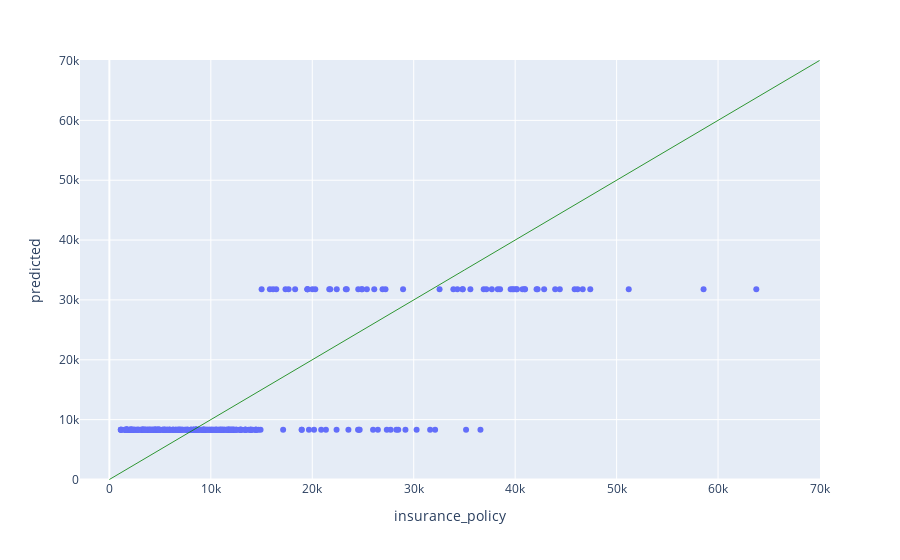

The cell this chart's notebook holds for it:
### Code cell
import plotly.express as px
fig = px.scatter(comp_df_2, x='insurance_policy', y='predicted')
fig.add_shape(type='line', x0=0, x1=70000, y0=0, y1=70000, opacity=0.8,
                    line=dict(color='green', width=1, dash='solid'),
                    xref='x', yref='y', layer='above')
fig.show(renderer="png")

### Figure 1 — Plotly figure (JSON) as saved in the notebook; plotly's stock layout.template omitted (floating-point values rounded to 4 significant figures; data arrays with more than 128 entries replaced by an {"elided": "..."} marker saying what was removed)
{"data": [{"hovertemplate": "insurance_policy=%{x}<br>predicted=%{y}<extra></extra>", "legendgroup": "", "marker": {"color": "#636efa", "symbol": "circle"}, "mode": "markers", "name": "", "orientation": "v", "showlegend": false, "type": "scatter", "x": {"elided": "325 int values"}, "xaxis": "x", "y": {"elided": "325 int values"}, "yaxis": "y"}], "layout": {"legend": {"tracegroupgap": 0}, "margin": {"t": 60}, "shapes": [{"layer": "above", "line": {"color": "green", "dash": "solid", "width": 1}, "opacity": 0.8, "type": "line", "x0": 0, "x1": 70000, "xref": "x", "y0": 0, "y1": 70000, "yref": "y"}], "xaxis": {"anchor": "y", "domain": [0, 1], "title": {"text": "insurance_policy"}}, "yaxis": {"anchor": "x", "domain": [0, 1], "title": {"text": "predicted"}}}}
